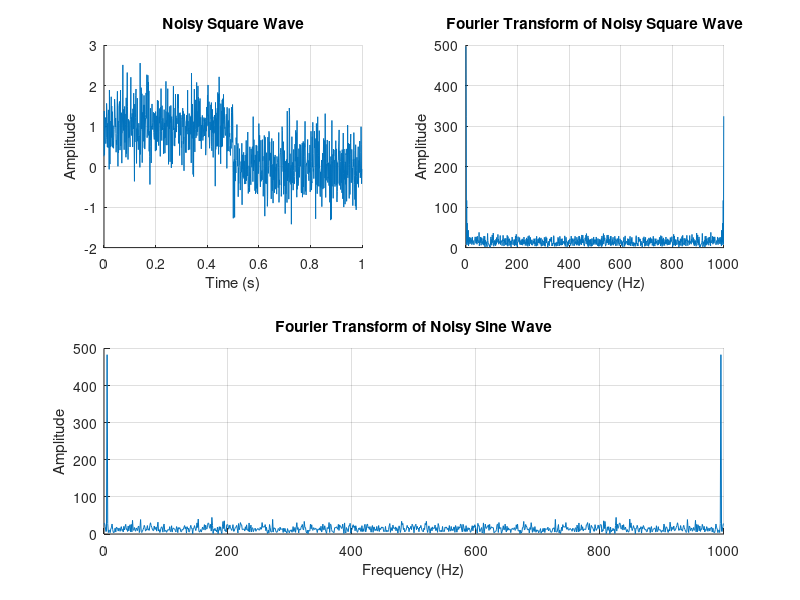

Write MATLAB code to recreate this figure. (Note: this script raises an error after producing the figure.)
% パラメータ設定
dt = 0.001; % 1ステップの時間 [秒]
times = 0:dt:1-dt; % 時間ベクトル
N = length(times); % サンプル数

f = 5; % サイン波の周波数 [Hz]
sigma = 0.5; % ノイズの分散

rng(1); % 乱数シードの設定

% サイン波の生成
x_s = sin(2 * pi * times * f);
x = x_s + sigma * randn(1, N);

% 矩形波の生成
y_s = zeros(1, N);
y_s(1:floor(N/2)) = 1;
y = y_s + sigma * randn(1, N);

% フーリエ変換の実行
X = fft(x);
Y = fft(y);

% 周波数ベクトルの生成
f_vec = (0:N-1)*(1/(N*dt));

% 結果のプロット
figure;

% ノイズを加えたサイン波のプロット
subplot(2, 1, 1);
grid on
hold on
plot(times, x);
title('Noisy Sine Wave');
xlabel('Time (s)');
ylabel('Amplitude');

% サイン波のフーリエ変換結果のプロット
subplot(2, 1, 2);
grid on
hold on
plot(f_vec, abs(X));
title('Fourier Transform of Noisy Sine Wave');
xlabel('Frequency (Hz)');
ylabel('Amplitude');

% ノイズを加えた矩形波のプロット
subplot(2, 2, 1);
grid on
hold on
plot(times, y);
title('Noisy Square Wave');
xlabel('Time (s)');
ylabel('Amplitude');

% 矩形波のフーリエ変換結果のプロット
subplot(2, 2, 2);
grid on
hold on
plot(f_vec, abs(Y));
title('Fourier Transform of Noisy Square Wave');
xlabel('Frequency (Hz)');
ylabel('Amplitude');

% ローパスフィルタの適用
phi_r = x; % サイン波のノイズを加えた信号を使用
phi_r_f = zeros(size(phi_r));
D_phi_r_f = zeros(size(phi_r));

for i = 1:length(phi_r)
    if i == 1
        phi_r_f(i) = phi_r(i);
        D_phi_r_f(i) = 0;
    else
        D_phi_r_f(i) = (1/Tp) * (phi_r(i) - phi_r_f(i-1));
        phi_r_f(i) = D_phi_r_f(i) * dt + phi_r_f(i-1);
    end
end

% 結果のプロット
figure;

% ローパスフィルタ後のサイン波のプロット
subplot(2, 3, 1);
grid on
hold on
plot(times, phi_r_f);
title('Low-Pass Filtered Sine Wave');
xlabel('Time (s)');
ylabel('Amplitude');

% ローパスフィルタの適用
phi_r = y; % サイン波のノイズを加えた信号を使用
phi_r_f = zeros(size(phi_r));
D_phi_r_f = zeros(size(phi_r));

for i = 1:length(phi_r)
    if i == 1
        phi_r_f(i) = phi_r(i);
        D_phi_r_f(i) = 0;
    else
        D_phi_r_f(i) = (1/Tp) * (phi_r(i) - phi_r_f(i-1));
        phi_r_f(i) = D_phi_r_f(i) * dt + phi_r_f(i-1);
    end
end

% 結果のプロット
figure;

% ローパスフィルタ後のサイン波のプロット
subplot(2, 3, 2);
grid on
hold on
plot(times, phi_r_f);
title('Noisy Square Wave');
xlabel('Time (s)');
ylabel('Amplitude');
